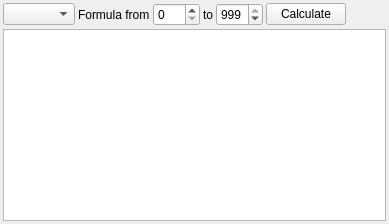
       <widget class="QWidget" name="tabCalculation">
        <attribute name="title">
         <string>Calculation</string>
        </attribute>
        <layout class="QGridLayout" name="gridLayout">
         <property name="leftMargin">
          <number>3</number>
         </property>
         <property name="topMargin">
          <number>3</number>
         </property>
         <property name="rightMargin">
          <number>3</number>
         </property>
         <property name="bottomMargin">
          <number>3</number>
         </property>
         <property name="spacing">
          <number>3</number>
         </property>
         <item row="1" column="0">
          <widget class="RB_TextEdit" name="teCalculationReport"/>
         </item>
         <item row="0" column="0">
          <layout class="QHBoxLayout" name="horizontalLayout_2">
           <property name="spacing">
            <number>3</number>
           </property>
           <property name="topMargin">
            <number>0</number>
           </property>
           <property name="bottomMargin">
            <number>0</number>
           </property>
           <item>
            <widget class="QComboBox" name="cbCalculationReportType"/>
           </item>
           <item>
            <widget class="QLabel" name="lblFormulaFrom">
             <property name="text">
              <string>Formula from</string>
             </property>
            </widget>
           </item>
           <item>
            <widget class="QSpinBox" name="sbFormulaFrom">
             <property name="maximum">
              <number>999</number>
             </property>
            </widget>
           </item>
           <item>
            <widget class="QLabel" name="lblTo">
             <property name="text">
              <string>to</string>
             </property>
            </widget>
           </item>
           <item>
            <widget class="QSpinBox" name="sbFormulaTo">
             <property name="maximum">
              <number>999</number>
             </property>
             <property name="value">
              <number>999</number>
             </property>
            </widget>
           </item>
           <item>
            <widget class="QPushButton" name="pbCalculate">
             <property name="text">
              <string>Calculate</string>
             </property>
             <property name="icon">
              <iconset resource="../../../db/src/gui/db.qrc">
               <normaloff>:/images/icons/table_gear.png</normaloff>:/images/icons/table_gear.png</iconset>
             </property>
            </widget>
           </item>
           <item>
            <spacer name="horizontalSpacer_4">
             <property name="orientation">
              <enum>Qt::Horizontal</enum>
             </property>
             <property name="sizeHint" stdset="0">
              <size>
               <width>40</width>
               <height>20</height>
              </size>
             </property>
            </spacer>
           </item>
          </layout>
         </item>
        </layout>
       </widget>
